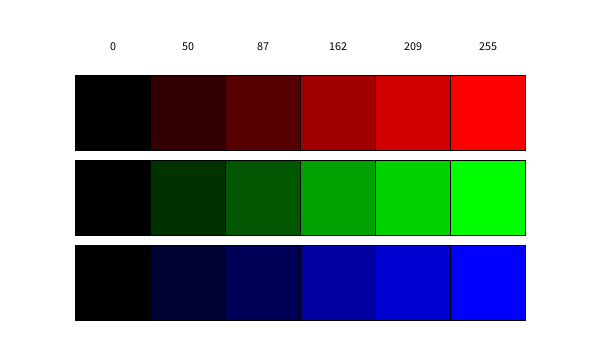
Frame 1 (no input)
Frame 60 (the mouse pressed at the canvas centre just before this capture): identical to frame 1, image omitted
Frame 120 (the mouse held since frame 60 and released just before this capture): identical to frame 1, image omitted

The Processing sketch that drew this single still picture (run headless with seeded random() and noise(); from frame 60 on, the mouse is pressed at the canvas centre):

// Processing sketch: color_channel_values_example
// ── color_channel_values_example.pde
int[] values = {0, 50, 87, 162, 209, 255};
void setup(){
 size(600,350); 
 // pixelDensity(2);
}

void draw(){
 background(255); 
 stroke(0);
 strokeWeight(1);
 textAlign(CENTER);
 
 for(int i = 0; i < values.length; i++){
   fill(values[i],0,0);
   rect(75 + i*75, 75, 75,75);
   
   fill(0,values[i],0);
   rect(75 + i*75, 160, 75,75);
   
   fill(0,0,values[i]);
   rect(75 + i*75, 245, 75,75);
   
   fill(0,0,0);
   text(values[i],112.5 + i*75, 50);
 }
}
